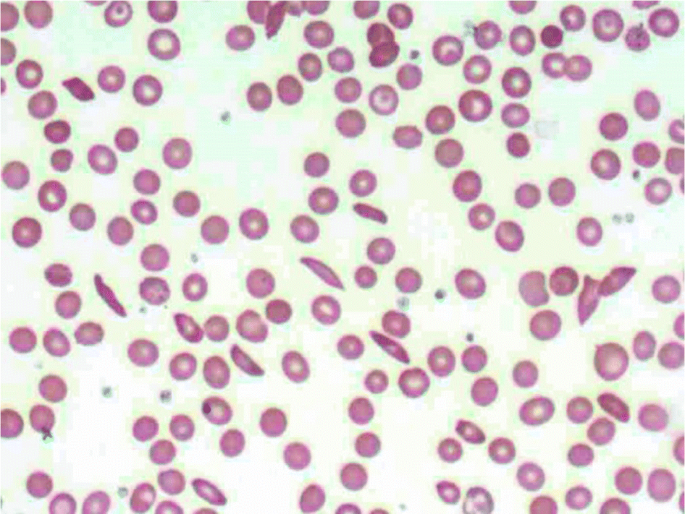
#> input picture testSCD.png, 685 x 514 px
$ python image_solution.py
#> lines starting #> are read from the running program, lines starting #| are printed output that depends on the picture; after the words box and inside, x2 and y2 are one past the last pixel; in counts of white or black regions, pixels touching at a corner belong together
"""File for analyzing a sickle cell microscope image."""
import numpy as np
import cv2
from tqdm import tqdm
import sys
import matplotlib.pyplot as plt


def image_solution():
    """Image analysis on the testSCD.png image found in this file.

    This code will produce an image of the outlined sickle-predicted cells
    The prediction is based on an area threshold to exclude small noise,
    and an aspect ratio threshold to distinguish between sickle and non sickle cells.
    """
    # step 1: identify all of the cells (exclude the background)
    # step 1.1 load the image & find cells
    image = cv2.imread('testSCD.png')
#> image is the input picture: shape (514, 685, 3); mean B, G, R 212.6, 213.1, 223.1
    # print(image.shape)  # (w, h, (bgr))
    # convert down to (w, h, 0-255)
    gray =cv2.cvtColor(image, cv2.COLOR_BGR2GRAY)
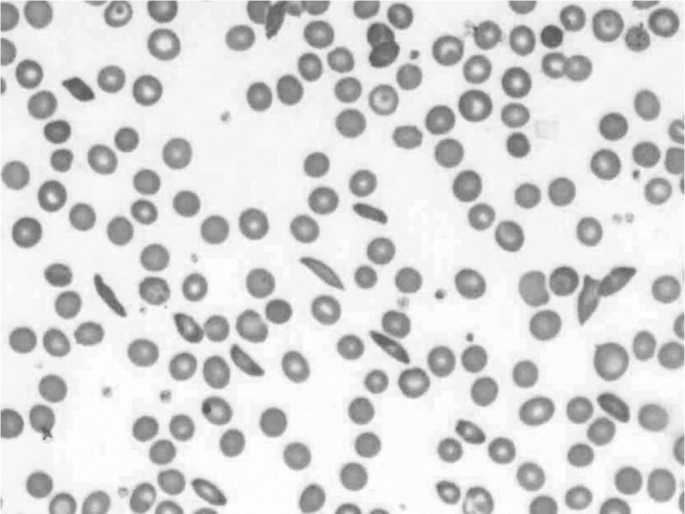
#> gray: shape (514, 685); min 93, max 255, mean 216
    # convert down to (w, h, 0-1)
    binary = cv2.adaptiveThreshold(gray, 255, cv2.ADAPTIVE_THRESH_MEAN_C, cv2.THRESH_BINARY, 13, 8)
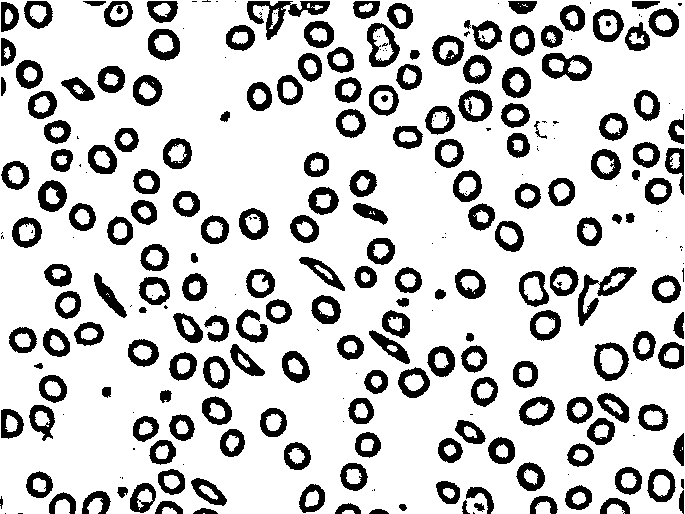
#> binary: shape (514, 685); 80% white; 282 black regions (93 under 20 px), largest, box (x1, y1, x2, y2) and area: (247, 1, 330, 40) 1061, (578, 267, 637, 326) 974, (542, 53, 592, 81) 762
    # there are still smaller particulate that have not been cleared

    # combat the overlap/touching cells
    # room for improvement
    kernel =  cv2.getStructuringElement(cv2.MORPH_ELLIPSE, (1, 1))
    binary = cv2.dilate(binary, kernel, iterations=2)
    binary = cv2.dilate(binary, kernel, iterations=2)

    # canny edge detection -- thresholds relative to the binary range
    edges = cv2.Canny(binary, threshold1=0.5, threshold2=1)
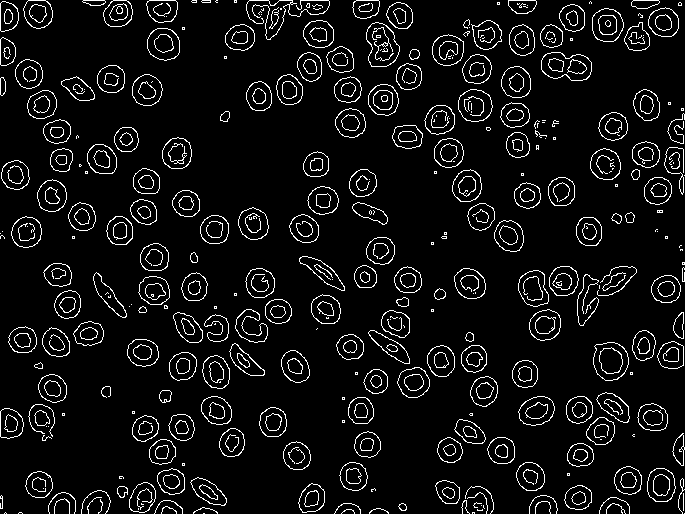
#> edges: shape (514, 685); 6.9% white in thin lines or dots

    # take edges -> find contours
    contours, hierarchy = cv2.findContours(edges, cv2.RETR_EXTERNAL, cv2.CHAIN_APPROX_SIMPLE)
#> contours = 286 contours, 118 with area under 20; largest, box (x1, y1, x2, y2) and area: (541, 52, 592, 81) 1103, (366, 22, 400, 67) 1081, (593, 342, 629, 381) 1066, (458, 89, 493, 122) 866, (147, 28, 180, 61) 834

    # track aspect ratios
    tracking_aspect_ratio = []
    tracking_area = []

    # per contour measurement approximates the cell statistics
    for i, contour in tqdm(enumerate(contours)):
        # check if nested contours
        if hierarchy[0][i][3] == -1:
            # calculate the bounding rect
            x, y, w, h = cv2.boundingRect(contour)
            # area
            area = cv2.contourArea(contour)
            tracking_area.append(area)

            area_thresh = 32.5
            if area > area_thresh:

                # psuedo-aspect raio
                lower = w
                higher = h
                if h < w:
                    lower = h
                    higher = w
                aspect_ratio = lower/higher
                tracking_aspect_ratio.append(aspect_ratio)

                if aspect_ratio < 0.75:
                    cv2.rectangle(image, (x, y), (x + w, y + h), (0, 0, 0), 2)
#> this loop made 286 passes
#> (x, y, w, h, area, aspect_ratio) on passes 14, 32, 33, 34, 35, 36, 38, 41, 42, 43, 44, 46: (398, 503, 9, 8, 42, 0.889), (117, 486, 11, 12, 84, 0.917), (564, 485, 28, 25, 511, 0.893), (298, 483, 27, 30, 568, 0.9), (129, 482, 27, 31, 593, 0.871), (435, 480, 25, 24, 428.5, 0.96), (190, 477, 37, 29, 567.5, 0.784), (25, 471, 28, 27, 551.5, 0.964), (647, 468, 29, 34, 760.5, 0.853), (157, 468, 28, 27, 553.5, 0.964), (614, 466, 28, 29, 599.5, 0.966), (516, 462, 29, 29, 626.5, 1)
#> (x, y, w, h, area) on passes 37, 87: (678, 478, 7, 36, 25), (34, 362, 9, 7, 32.5)
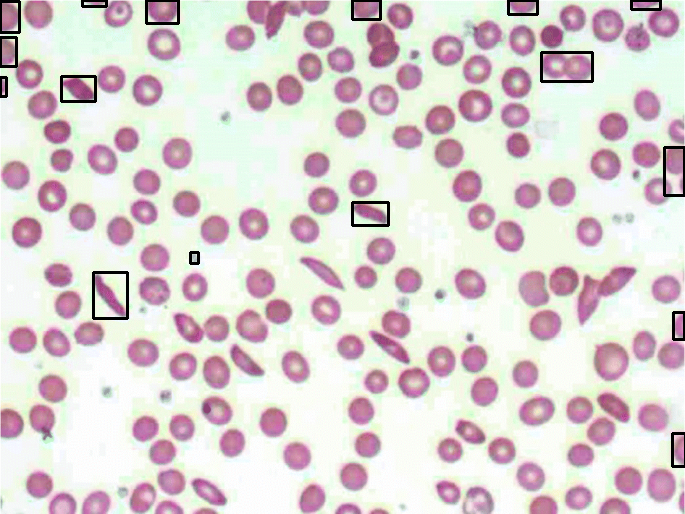
#> image: shape (514, 685, 3); 1.21% of pixels changed, all inside (x1, y1, x2, y2) = (0, 0, 685, 468)

    sickle = [x for x in tracking_aspect_ratio if x < 0.75]
    non = [x for x in tracking_aspect_ratio if x > 0.75]
    print(f'Percent Est: {len(sickle)/len(non):.2f}%')
#| Percent Est: 0.11%

    cv2.imshow('image', image)
    cv2.waitKey(0)
    cv2.destroyAllWindows
    sys.exit()
#> (the program exits here)
